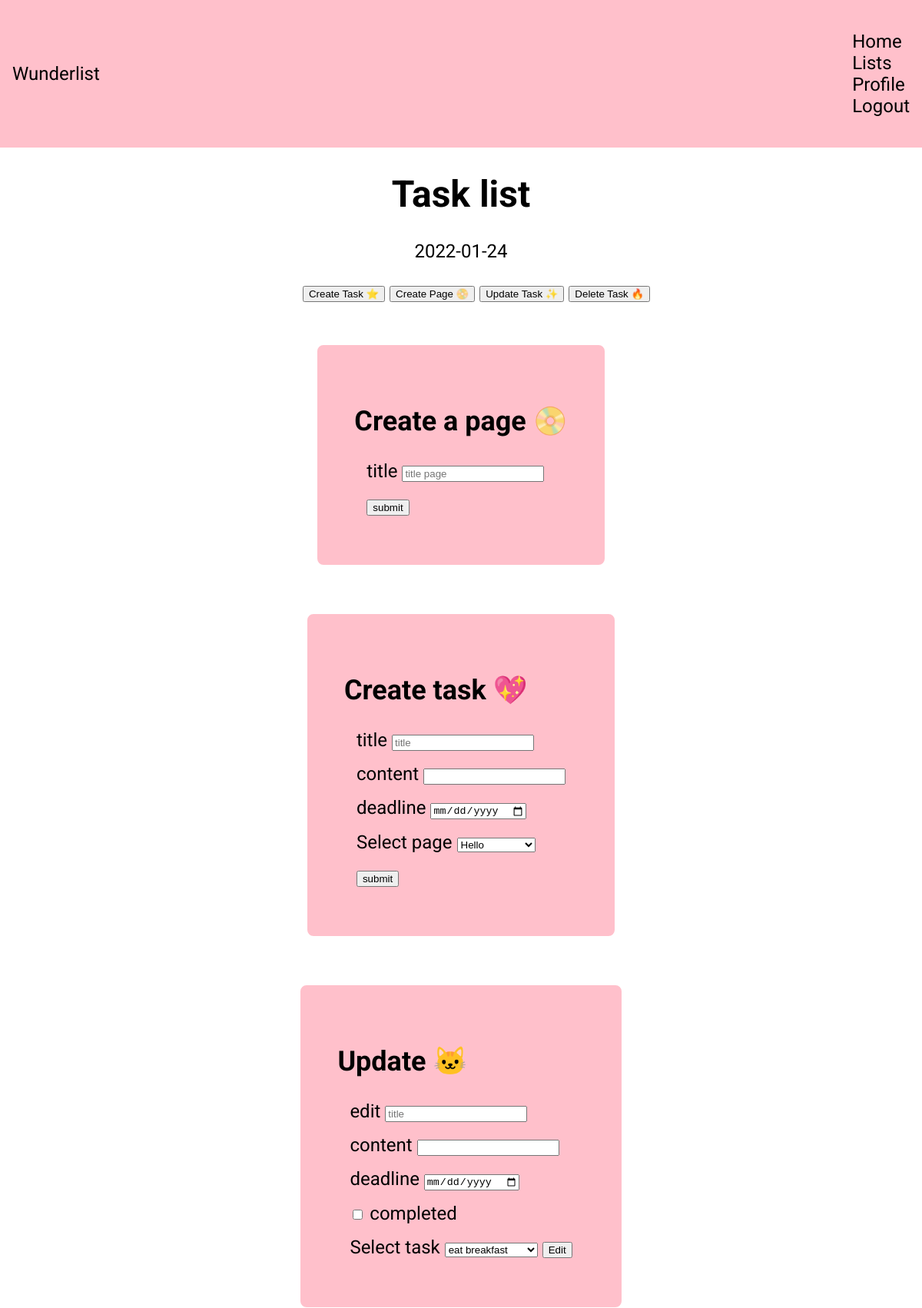
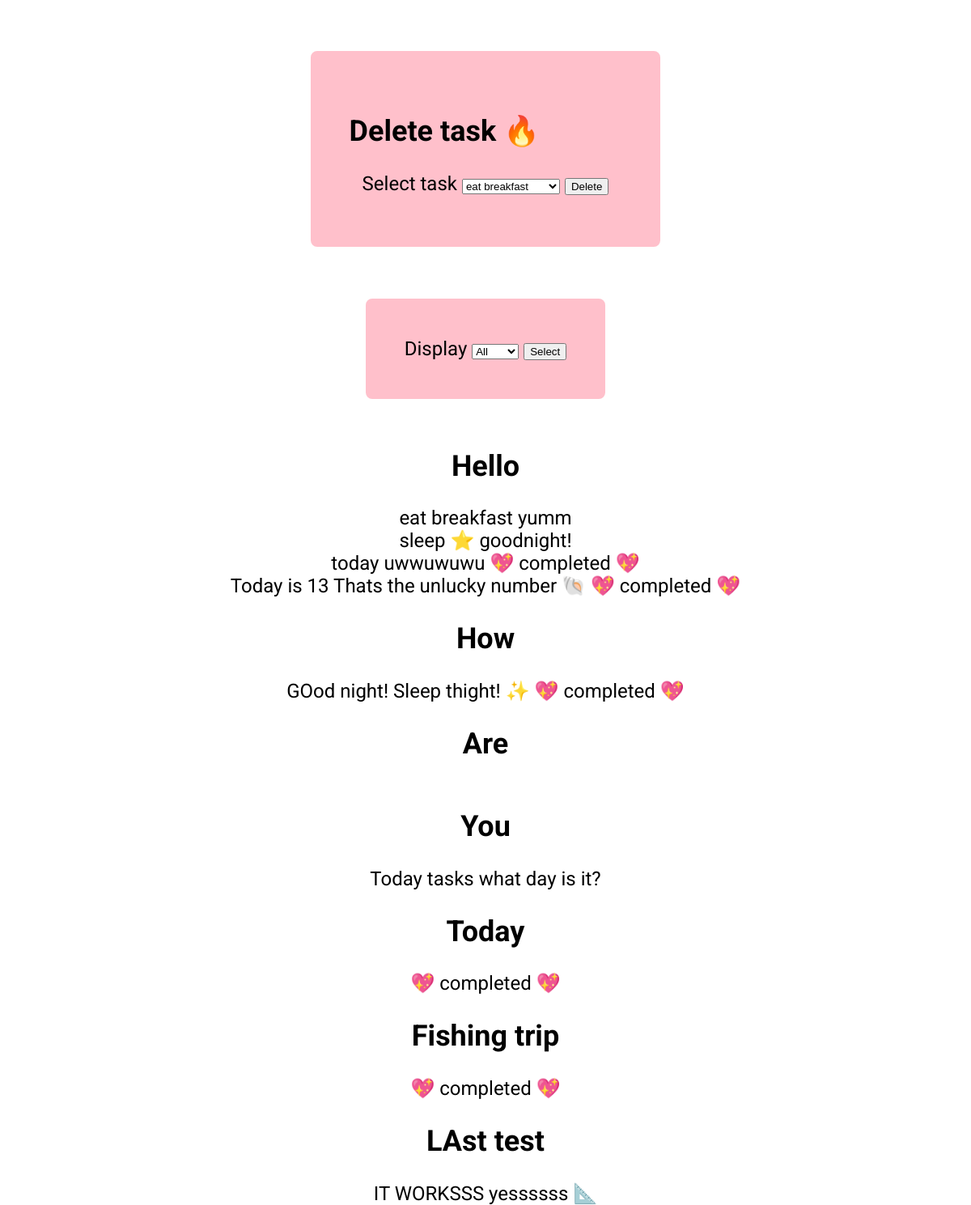
Page /lists.php (signed in) on the committed database (2 pictures, top to bottom).
### tables this page shows
CREATE TABLE pages (
	id INTEGER PRIMARY KEY AUTOINCREMENT,
	user_id TEXT NOT NULL,
	page_title TEXT NOT NULL
);

CREATE TABLE lists (
    id INTEGER PRIMARY KEY AUTOINCREMENT,
    lists_id TEXT,
    user_id TEXT NOT NULL,
    title TEXT NOT NULL,
    description TEXT,
    completed BOOLEAN,
    deadline TEXT
);

### app/config.php (called while the page is built, shortened)
<?php
return [
    'title' => 'Wunderlist',
    'database_path' => sprintf('sqlite:%s/database/database.db', __DIR__),
];

### app/autoload.php (called while the page is built, shortened)
<?php
require __DIR__ . '/functions.php';
$config = require __DIR__ . '/config.php';

### lists.php (the view, shortened to what this page needs)
<?php require __DIR__ . '/app/autoload.php'; ?>
<?php require __DIR__ . '/views/header.php'; ?>
<?php
$lists = statement_fetchAll($database, 'lists');
$pages = statement_fetchAll($database, 'pages');
?>
<main class="lists">
    <h1>Task list</h1>
    <?= date_today(); ?>
    <ul id="button_list" class="button_list">
        <button class="tool_button_create">Create Task ⭐️</button>
        <button class="tool_button_page">Create Page 📀</button>
        <button class="tool_button_update">Update Task ✨</button>
        <button class="tool_button_delete">Delete Task 🔥</button>
    </ul>
    <form action="/app/posts/store.php" method="POST" class="tool_form_page">
        <h2>Create a page 📀</h2>
        <div class="mb-3">
            <label for="title">title</label>
            <input class="" type="" name="page_name" id="page_name" placeholder="title page" required>
        </div>
        <div>
            <button type="submit" class="btn btn-primary">submit</button>
        </div>
    </form>
    <form action="/app/posts/store.php" method="post" class="tool_form_create">
        <h2>Create task 💖</h2>
        <div class="mb-3">
            <label for="title">title</label>
            <input class="" type="title" name="title" id="title" placeholder="title" required>
        </div>
        <div class="mb-3">
            <label for="content">content</label>
            <input class="" type="content" name="content" id="content" required>
        </div>
        <div>
            <label for="checkbox">deadline</label>
            <input type="date" name="deadline">
        </div>
        <div>
            <label for="pages">Select page</label>
            <select class="" name="select_page">
                <optgroup label="Pages">
                    <?php foreach ($pages as $page) : ?>
                        <?php if ($page['user_id'] == $_SESSION['email']) : ?>
                            <option value="<?= $page['id']; ?>"><?= $page['page_title']; ?></option>
                        <?php endif; ?>
                    <?php endforeach; ?>
                </optgroup>
            </select>
        </div>
        <div>
            <button type="submit" class="btn btn-primary">submit</button>
        </div>
    </form>
    <form action="/app/posts/update.php" method="POST" class="tool_form_update">
        <h2>Update 🐱</h2>
        <div class="mb-3">
            <label for="title">edit</label>
            <input class="" type="title" name="title" id="title" placeholder="title">
        </div>
        <div class="mb-3">
            <label for="content">content</label>
            <input class="" type="content" name="content" id="content">
        </div>
        <div>
            <label for="checkbox">deadline</label>
            <input type="date" name="deadline">
        </div>
        <div>
            <input type="checkbox" name="completed">
            <label for="checkbox">completed</label>
        </div>
        <div>
            <label for="pages">Select task</label>
            <select class="" name="task_id">
                <optgroup label="Tasks">
                    <?php foreach ($lists as $list) : ?>
                        <?php if ($list['user_id'] == $_SESSION['email']) : ?>
                            <option value="<?= $list['id']; ?>"><?= $list['title']; ?></option>
                        <?php endif; ?>
                    <?php endforeach; ?>
                </optgroup>
            </select>
            <button type="submit">Edit</button>
        </div>
    </form>
    <form action="/app/posts/delete.php" method="POST" class="tool_form_delete">
        <h2>Delete task 🔥</h2>
        <div>
            <label for="pages">Select task</label>
            <select class="" name="delete_task">
                <optgroup label="Tasks">
                    <?php foreach ($lists as $list) : ?>
                        <?php if ($list['user_id'] == $_SESSION['email']) : ?>
                            <option value="<?= $list['id']; ?>"><?= $list['title']; ?></option>
                        <?php endif; ?>
                    <?php endforeach; ?>
                </optgroup>
            </select>
            <button type="submit">Delete</button>
        </div>
    </form>
    <form action="" method="POST">
        <label for="select">Display</label>
        <select name="select_display" id="">
            <option value="none">All</option>
        </select>
        <button type="submit">Select</button>
    </form>
    <?php foreach ($pages as $page) : ?>
        <?php if ($page['user_id'] == $_SESSION['email']) : ?>
            <h2><?= $page['page_title'] ?></h2>
            <?php foreach ($lists as $list) : ?>
                <div>
                    <?php if ($list['lists_id'] == $page['id']) : ?>
                        <?= display_task($list, $_POST['select_display']); ?>
                    <?php endif; ?>
                </div>
            <?php endforeach; ?>
        <?php endif; ?>
    <?php endforeach; ?>
</main>
<?php require __DIR__ . '/views/footer.php'; ?>

### views/header.php (shortened to what this page needs)
<!DOCTYPE html>
<html lang="en">
<head>
    <link rel="stylesheet" href="/assets/styles/app.css">
    <link rel="stylesheet" href="/assets/styles/lists.css">
</head>
<body>
    <?php require __DIR__ . '/navigation.php'; ?>
    <div class="container py-5">

### views/navigation.php
<nav class="navbar navbar-expand-lg navbar-light bg-light">
    <a class="navbar-brand" href="#"><?php echo $config['title']; ?></a>
    <ul class="navbar-nav">
        <li class="nav-item">
            <a class="nav-link" href="/index.php">Home</a>
        </li>
        <?php if (isset($_SESSION['email'])) : ?>
            <li>
                <a href="/lists.php">Lists</a>
            </li>
            <li>
                <a href="/profile.php">Profile</a>
            </li>
            <li>
                <a class="nav-link" href="/app/users/logout.php">Logout</a>
            </li>
        <?php else : ?>
            <li>
                <a class="nav-link" href="/login.php">Login</a>
            </li>
        <?php endif; ?>
    </ul>
</nav>

### app/functions.php (shortened to what this page needs)
<?php
function statement_fetchAll($database, $item)
{
    $query = 'SELECT * FROM ' . $item;
    $statment = $database->query($query);
    return $statment->fetchAll(PDO::FETCH_ASSOC);
}
function date_today(): string
{
    $date_today = new DateTime('NOW');
    $date_today_formated = $date_today->format('Y-m-d');
    return $date_today_formated;
}
function task_completed($list)
{
    if ($list['completed'] == 'yes') {
        return " 💖 completed 💖" . '<br>';
    }
}
function display_task($list, $select_display)
{
    if ($list['user_id'] == $_SESSION['email']) {
        if ($select_display == 'none') {
            echo $list['title'] . ' ' . $list['description'];
            echo task_completed($list);
        } elseif ($list['deadline'] == date_today()) {
            echo $list['title'] . ' ' . $list['description'];
            echo task_completed($list);
        }
    }
}

### views/footer.php (shortened to what this page needs)
</div>
</body>
</html>

### assets/styles/app.css (style rules this page uses)
body { margin: 0; font-family: 'Roboto', sans-serif; font-size: 1.5rem; }
nav { background: pink; padding: 1rem; display: flex; justify-content: space-between; }
nav a { color: black; text-decoration: none; display: flex; align-items: center; }
nav ul { text-decoration: none; list-style: none; }

### assets/styles/lists.css (style rules this page uses)
.lists { width: 100%; display: flex; flex-direction: column; justify-content: center; align-items: center; }
.lists form { background: pink; padding: 1rem; margin: 2rem; border-radius: 0.5rem; border: solid pink 2rem; display: block; }
.lists form div { margin: 1rem; }

### rows in the picture
pages: page_title "Hello"
lists: title "eat breakfast", description "yumm"
lists: title "sleep ⭐️", description "goodnight!"
lists: title "today", description "uwwuwuwu", completed "💖 completed 💖"
lists: title "Today is 13", description "Thats the unlucky number 🐚", completed "💖 completed 💖"
pages: page_title "How"
lists: title "GOod night!", description "Sleep thight! ✨", completed "💖 completed 💖"
pages: page_title "Are"
pages: page_title "You"
lists: title "Today tasks", description "what day is it?"
pages: page_title "Today"
lists: completed "💖 completed 💖"
pages: page_title "Fishing trip"
lists: completed "💖 completed 💖"
pages: page_title "LAst test"
lists: title "IT WORKSSS", description "yessssss 📐"

### other values in the picture
$config['title'] "Wunderlist"
date_today() "2022-01-24"
form field select_page "Hello"
form field task_id "eat breakfast"
form field delete_task "eat breakfast"
